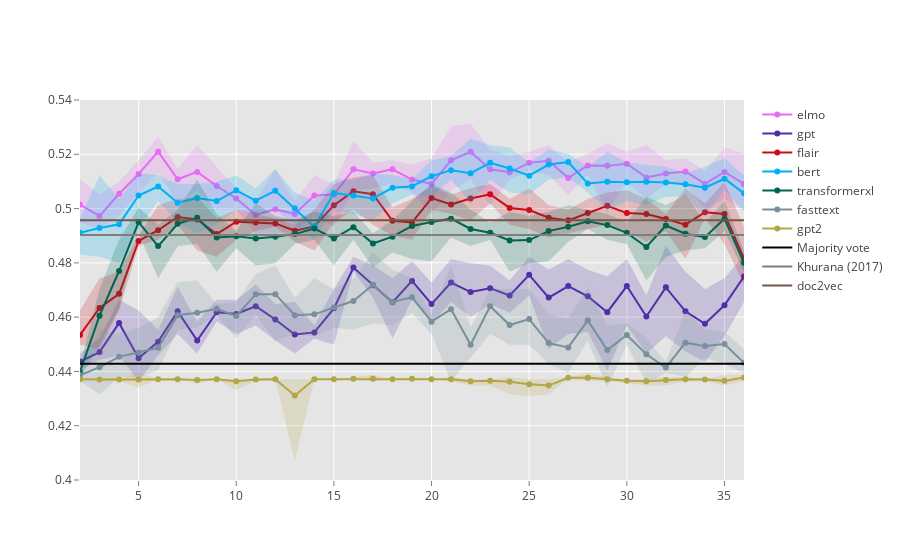

Write notebook code for a chart like this one.
### Code cell
with open('results.json') as json_data:
    results = json.load(json_data)
    
    x_rev = x[::-1]
    colors = ['231,107,243', '81, 45, 168', '205,12,24', '0,176,246', '0,100,80', '120, 144, 156', '255, 138, 101', '180, 166, 71']
    
    traces = list(
        np.array([
            generate_trace(
                list(results[list(results.keys())[i]]['3']['bilstm'].values()), list(results.keys())[i], colors[i]) 
            for i in range(len(results.keys()))
        ]).flatten()
    )
    
    data = traces + baselines + [
        go.Scatter(
            x = x,
            y = [0.4956521739130435 for i in x],
            mode = 'lines',
            name = 'doc2vec',
            line = dict(color='rgb(121, 85, 72)')
        )
    ]

    # Bi-LSTM test set accuracy of padded datasets with variable maximum lengths
    layout = go.Layout(
        paper_bgcolor = 'rgb(255,255,255)',
        plot_bgcolor = 'rgb(229,229,229)',
        xaxis = dict(
            gridcolor = 'rgb(255,255,255)',
            range = [2,36],
            showgrid = True,
            showline = False,
            showticklabels = True,
            tickcolor = 'rgb(127,127,127)',
            ticks = 'outside',
            zeroline = False
        ),
        yaxis=dict(
            range = [0.40, 0.54],
            gridcolor='rgb(255,255,255)',
            showgrid = True,
            showline = False,
            showticklabels = True,
            tickcolor = 'rgb(127,127,127)',
            ticks = 'outside',
            zeroline = False
        ),
    )

    fig = go.Figure(data = data, layout = layout)

    iplot(fig)
